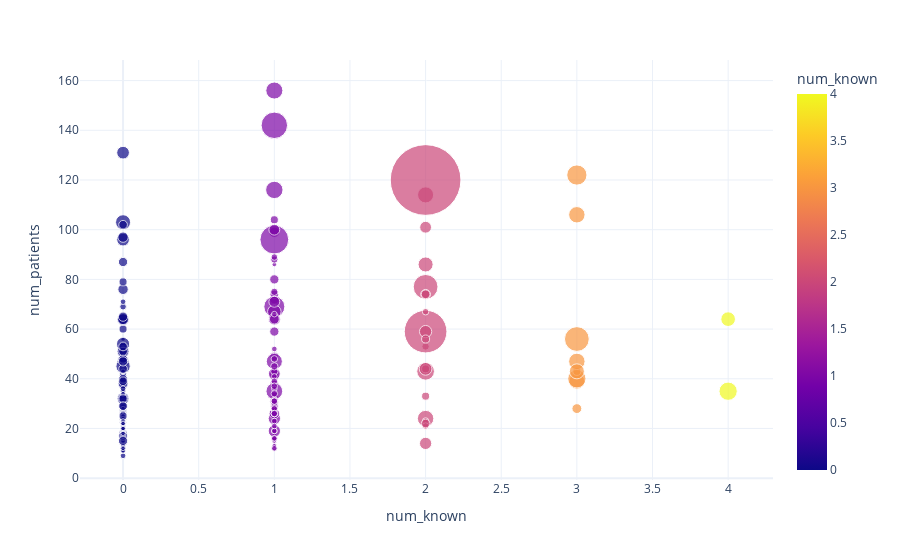

Source (notebook cell):
### Markdown cell above
## Correlation of number of known motifs against patient recognition

### Code cell
clique_responses = clique_response_frame[
    ['clique_idx', 'membership', 'num_known', 'num_patients']
].drop_duplicates()

px.scatter(
    clique_responses, x = 'num_known', y = 'num_patients',
    size = 'membership', color = 'num_known',
    hover_name="clique_idx", size_max=50
)

### Figure 1 — Plotly figure (JSON) as saved in the notebook; plotly's stock layout.template omitted (floating-point values rounded to 4 significant figures; data arrays with more than 128 entries replaced by an {"elided": "..."} marker saying what was removed)
{"data": [{"hoverlabel": {"namelength": 0}, "hovertemplate": "<b>%{hovertext}</b><br><br>num_known=%{marker.color}<br>num_patients=%{y}<br>membership=%{marker.size}", "hovertext": {"elided": "293 int values"}, "legendgroup": "", "marker": {"color": {"elided": "293 int values"}, "coloraxis": "coloraxis", "size": {"elided": "293 int values"}, "sizemode": "area", "sizeref": 0.1856, "symbol": "circle"}, "mode": "markers", "name": "", "showlegend": false, "type": "scatter", "x": {"elided": "293 int values"}, "xaxis": "x", "y": {"elided": "293 int values"}, "yaxis": "y"}], "layout": {"coloraxis": {"colorbar": {"title": {"text": "num_known"}}, "colorscale": [[0, "#0d0887"], [0.1111, "#46039f"], [0.2222, "#7201a8"], [0.3333, "#9c179e"], [0.4444, "#bd3786"], [0.5556, "#d8576b"], [0.6667, "#ed7953"], [0.7778, "#fb9f3a"], [0.8889, "#fdca26"], [1, "#f0f921"]]}, "legend": {"itemsizing": "constant", "tracegroupgap": 0}, "margin": {"t": 60}, "xaxis": {"anchor": "y", "domain": [0, 1], "title": {"text": "num_known"}}, "yaxis": {"anchor": "x", "domain": [0, 1], "title": {"text": "num_patients"}}}}
